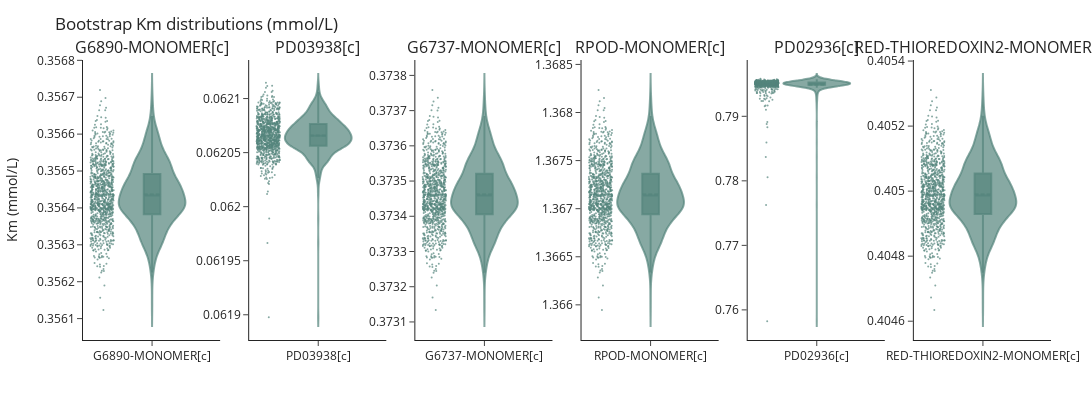

The code cell stored with this chart in its notebook:
### Code cell
from plotly.subplots import make_subplots
import plotly.graph_objects as go

# Optional: filter NaNs per column
def col_clean(x):
    x = np.asarray(x).ravel()
    return x[np.isfinite(x)]

fig = make_subplots(
    rows=1, cols=len(substrates),
    shared_yaxes=False,
    subplot_titles=substrates,
    horizontal_spacing=0.03
)
Km_samples_nmolL = Km_samples_molL * 10**3 # convert to mmol/L

for i, name in enumerate(substrates):
    y = col_clean(Km_samples_nmolL[:, i])
    fig.add_trace(
        go.Violin(
            y=y,
            name=name,
            box_visible=True,          # show box (median & IQR)
            meanline_visible=True,     # show mean line
            points="all",              # show all samples
            jitter=0.35,               # spread points
            scalemode="count",         # violin width ~ number of points
            marker=dict(size=2),
            line=dict(color="rgba(85, 133, 125, 0.7)"),
            fillcolor='rgba(85, 133, 125, 0.7)',
            showlegend=False
        ),
        row=1, col=i+1
    )

# Toggle log-scale if helpful (violins support it; use if ranges span orders of magnitude)
USE_LOG_Y = False
yaxis_type = 'log' if USE_LOG_Y else 'linear'

fig.update_layout(
    height=400,
    width=1300,
    margin=dict(l=60, r=20, t=60, b=60),
    template="simple_white",
    # plot_bgcolor='rgba(0, 0, 0, 0)',  # Transparent plot area background
    # paper_bgcolor='rgba(0, 0, 0, 0)',  # Transparent entire figure background
    title="Bootstrap Km distributions (mmol/L)",
)

fig.update_yaxes(
    title_text="Km (mmol/L)",
    type=yaxis_type,
    row=1, col=1
)

fig.show()
# fig.write_image("notebooks/Heena notebooks/Mia Protein Degradation/out/bootstrap_Km.png", scale=5, height=400, width=1300)

### Figure 1 — Plotly figure (JSON) as saved in the notebook; plotly's stock layout.template omitted (floating-point values rounded to 4 significant figures; data arrays with more than 128 entries replaced by an {"elided": "..."} marker saying what was removed)
{"data": [{"box": {"visible": true}, "fillcolor": "rgba(85, 133, 125, 0.7)", "jitter": 0.35, "line": {"color": "rgba(85, 133, 125, 0.7)"}, "marker": {"size": 2}, "meanline": {"visible": true}, "name": "G6890-MONOMER[c]", "points": "all", "scalemode": "count", "showlegend": false, "y": {"elided": "1000 float values"}, "type": "violin", "xaxis": "x", "yaxis": "y"}, {"box": {"visible": true}, "fillcolor": "rgba(85, 133, 125, 0.7)", "jitter": 0.35, "line": {"color": "rgba(85, 133, 125, 0.7)"}, "marker": {"size": 2}, "meanline": {"visible": true}, "name": "PD03938[c]", "points": "all", "scalemode": "count", "showlegend": false, "y": {"elided": "1000 float values"}, "type": "violin", "xaxis": "x2", "yaxis": "y2"}, {"box": {"visible": true}, "fillcolor": "rgba(85, 133, 125, 0.7)", "jitter": 0.35, "line": {"color": "rgba(85, 133, 125, 0.7)"}, "marker": {"size": 2}, "meanline": {"visible": true}, "name": "G6737-MONOMER[c]", "points": "all", "scalemode": "count", "showlegend": false, "y": {"elided": "1000 float values"}, "type": "violin", "xaxis": "x3", "yaxis": "y3"}, {"box": {"visible": true}, "fillcolor": "rgba(85, 133, 125, 0.7)", "jitter": 0.35, "line": {"color": "rgba(85, 133, 125, 0.7)"}, "marker": {"size": 2}, "meanline": {"visible": true}, "name": "RPOD-MONOMER[c]", "points": "all", "scalemode": "count", "showlegend": false, "y": {"elided": "1000 float values"}, "type": "violin", "xaxis": "x4", "yaxis": "y4"}, {"box": {"visible": true}, "fillcolor": "rgba(85, 133, 125, 0.7)", "jitter": 0.35, "line": {"color": "rgba(85, 133, 125, 0.7)"}, "marker": {"size": 2}, "meanline": {"visible": true}, "name": "PD02936[c]", "points": "all", "scalemode": "count", "showlegend": false, "y": {"elided": "1000 float values"}, "type": "violin", "xaxis": "x5", "yaxis": "y5"}, {"box": {"visible": true}, "fillcolor": "rgba(85, 133, 125, 0.7)", "jitter": 0.35, "line": {"color": "rgba(85, 133, 125, 0.7)"}, "marker": {"size": 2}, "meanline": {"visible": true}, "name": "RED-THIOREDOXIN2-MONOMER[c]", "points": "all", "scalemode": "count", "showlegend": false, "y": {"elided": "1000 float values"}, "type": "violin", "xaxis": "x6", "yaxis": "y6"}], "layout": {"xaxis": {"anchor": "y", "domain": [0.0, 0.1417]}, "yaxis": {"anchor": "x", "domain": [0.0, 1.0], "title": {"text": "Km (mmol/L)"}, "type": "linear"}, "xaxis2": {"anchor": "y2", "domain": [0.1717, 0.3133]}, "yaxis2": {"anchor": "x2", "domain": [0.0, 1.0]}, "xaxis3": {"anchor": "y3", "domain": [0.3433, 0.485]}, "yaxis3": {"anchor": "x3", "domain": [0.0, 1.0]}, "xaxis4": {"anchor": "y4", "domain": [0.515, 0.6567]}, "yaxis4": {"anchor": "x4", "domain": [0.0, 1.0]}, "xaxis5": {"anchor": "y5", "domain": [0.6867, 0.8283]}, "yaxis5": {"anchor": "x5", "domain": [0.0, 1.0]}, "xaxis6": {"anchor": "y6", "domain": [0.8583, 1.0]}, "yaxis6": {"anchor": "x6", "domain": [0.0, 1.0]}, "annotations": [{"font": {"size": 16}, "showarrow": false, "text": "G6890-MONOMER[c]", "x": 0.07083, "xanchor": "center", "xref": "paper", "y": 1.0, "yanchor": "bottom", "yref": "paper"}, {"font": {"size": 16}, "showarrow": false, "text": "PD03938[c]", "x": 0.2425, "xanchor": "center", "xref": "paper", "y": 1.0, "yanchor": "bottom", "yref": "paper"}, {"font": {"size": 16}, "showarrow": false, "text": "G6737-MONOMER[c]", "x": 0.4142, "xanchor": "center", "xref": "paper", "y": 1.0, "yanchor": "bottom", "yref": "paper"}, {"font": {"size": 16}, "showarrow": false, "text": "RPOD-MONOMER[c]", "x": 0.5858, "xanchor": "center", "xref": "paper", "y": 1.0, "yanchor": "bottom", "yref": "paper"}, {"font": {"size": 16}, "showarrow": false, "text": "PD02936[c]", "x": 0.7575, "xanchor": "center", "xref": "paper", "y": 1.0, "yanchor": "bottom", "yref": "paper"}, {"font": {"size": 16}, "showarrow": false, "text": "RED-THIOREDOXIN2-MONOMER[c]", "x": 0.9292, "xanchor": "center", "xref": "paper", "y": 1.0, "yanchor": "bottom", "yref": "paper"}], "margin": {"l": 60, "r": 20, "t": 60, "b": 60}, "height": 400, "width": 1300, "title": {"text": "Bootstrap Km distributions (mmol/L)"}}}
